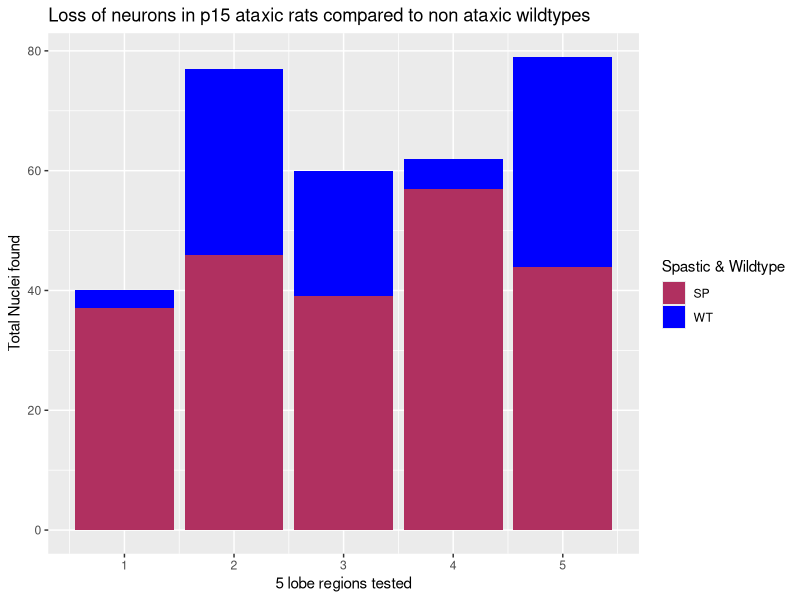
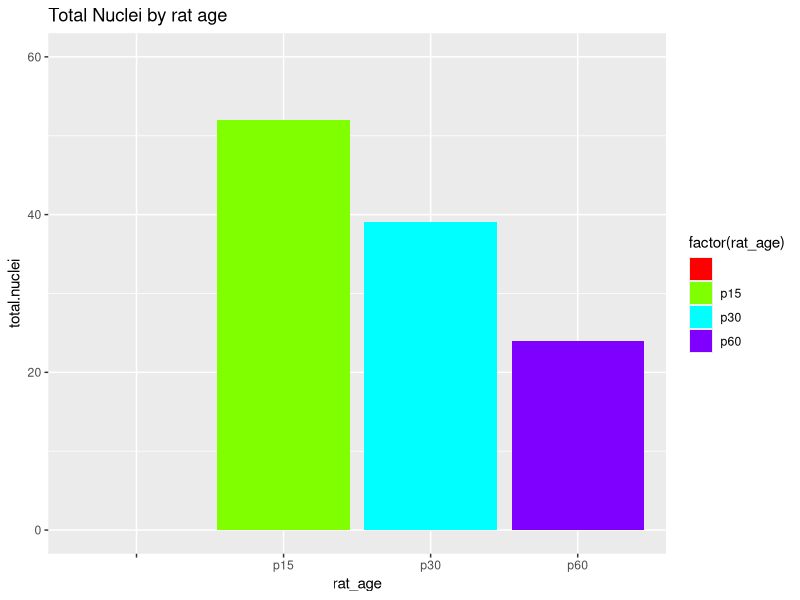

Recreate these plots in R, in order. (Note: this script raises an error after producing the figures.)
## scrapbook r script for 3 outputs final project

library(here)
library(dplyr)
library(tidyverse)
library(ggplot2)
library(gganimate)
library(patchwork)

lobes <- read.csv(here("Data", "Neuronal_loss_5_lobes.csv"))

glimpse(lobes)

view(lobes)

lobe<- ggplot(data = lobes, aes(x = Lobe.regions))+
  geom_col(aes(y = WT.total.nuclei, fill = "WT"), position = position_dodge(width = 0.9)) +
  geom_col(aes(y = SP.total.nuclei, fill = "SP"), position = position_dodge(width = 0.9)) +
  scale_fill_manual(values = c("maroon", "blue"), name = "Spastic & Wildtype") +
  xlab("5 lobe regions tested") +
  ylab("Total Nuclei found") +
  ggtitle("Loss of neurons in p15 ataxic rats compared to non ataxic wildtypes")


lobe
  
  
  
  
  
rat_age <- read.csv(here("Data", "rat_agetotalnuclei.csv"))

view(rat_age)  


plot <- ggplot(rat_age, aes(x = rat_age, y = total.nuclei)) +
  geom_col(aes(fill = factor(rat_age))) +
  scale_fill_manual(values = rainbow(length(unique(rat_age$rat_age)))) +
  scale_y_continuous(limits = c(0, 60))+
  labs(title = "Total Nuclei by rat age") 

plot

anim <- plot +
  transition_states(total.nuclei, transition_length = 2, state_length = 1) +
  enter_fade() +
  exit_fade()


animate(anim)  






soma_size <- read.csv(here("Data", "p10_soma_size.csv"))


soma_rounded <- round(soma_size, digits = 0)  ## rounding all values in both columns

soma_rounded
view(somaround)
somaround <- soma_rounded %>% rownames_to_column(var = "row_num") # using dplyr to add column with row numbers

somaplot <- ggplot(somaround, aes(x = row_num, y = Wildtype.P10)) + 
  geom_point(aes(color = "Wildtype"), size = 3) + 
  geom_point(aes(y = Spastic.P10, color = "Spastic"), shape = 15, fill = "red", size = 4) +
  scale_color_manual(values = c("Wildtype" = "blue", "Spastic" = "red")) +
  labs(x = "observation no. of measured neurons", y = "Diameter of soma (μm)", color = "red") +
  theme_gray()+
  scale_x_discrete(breaks = seq(0, nrow(somaround), by = 20))+
  ggtitle("Scatterplot of soma size by wildtype and spastic p10 rats")
somaplot

animsoma <- ggplot(somaround, aes(x = row_num, y = Wildtype.P10)) + 
  geom_point(aes(color = "Wildtype"), size = 3) + 
  geom_point(aes(y = Spastic.P10, color = "Spastic"), shape = 15, fill = "red", size = 4) +
  scale_color_manual(values = c("Wildtype" = "blue", "Spastic" = "red")) +
  labs(x = "observation no. of measured neurons", y = "Diameter of soma (μm)", color = "red") +
  theme_gray()+
  scale_x_discrete(breaks = seq(0, nrow(somaround), by = 20))+
  ggtitle("Scatterplot of soma size by wildtype and spastic p10 rats")
  

animated <- animsoma +
  transition_time(Spastic.P10) +
  ease_aes('linear')
animated
